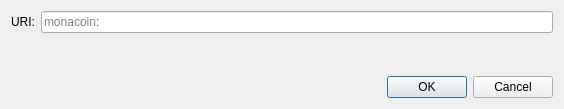
<?xml version="1.0" encoding="UTF-8"?>
<ui version="4.0">
 <class>OpenURIDialog</class>
 <widget class="QDialog" name="OpenURIDialog">
  <property name="geometry">
   <rect>
    <x>0</x>
    <y>0</y>
    <width>564</width>
    <height>109</height>
   </rect>
  </property>
  <property name="windowTitle">
   <string>Open monacoin URI</string>
  </property>
  <layout class="QVBoxLayout" name="verticalLayout">
   <item>
    <layout class="QHBoxLayout" name="horizontalLayout">
     <item>
      <widget class="QLabel" name="label">
       <property name="text">
        <string>URI:</string>
       </property>
      </widget>
     </item>
     <item>
      <widget class="QValidatedLineEdit" name="uriEdit">
       <property name="placeholderText">
        <string notr="true">monacoin:</string>
       </property>
      </widget>
     </item>
    </layout>
   </item>
   <item>
    <spacer name="verticalSpacer">
     <property name="orientation">
      <enum>Qt::Vertical</enum>
     </property>
     <property name="sizeHint" stdset="0">
      <size>
       <width>20</width>
       <height>40</height>
      </size>
     </property>
    </spacer>
   </item>
   <item>
    <widget class="QDialogButtonBox" name="buttonBox">
     <property name="orientation">
      <enum>Qt::Horizontal</enum>
     </property>
     <property name="standardButtons">
      <set>QDialogButtonBox::Cancel|QDialogButtonBox::Ok</set>
     </property>
    </widget>
   </item>
  </layout>
 </widget>
 <customwidgets>
  <customwidget>
   <class>QValidatedLineEdit</class>
   <extends>QLineEdit</extends>
   <header>qt/qvalidatedlineedit.h</header>
  </customwidget>
 </customwidgets>
 <resources/>
 <connections>
  <connection>
   <sender>buttonBox</sender>
   <signal>accepted()</signal>
   <receiver>OpenURIDialog</receiver>
   <slot>accept()</slot>
   <hints>
    <hint type="sourcelabel">
     <x>248</x>
     <y>254</y>
    </hint>
    <hint type="destinationlabel">
     <x>157</x>
     <y>274</y>
    </hint>
   </hints>
  </connection>
  <connection>
   <sender>buttonBox</sender>
   <signal>rejected()</signal>
   <receiver>OpenURIDialog</receiver>
   <slot>reject()</slot>
   <hints>
    <hint type="sourcelabel">
     <x>316</x>
     <y>260</y>
    </hint>
    <hint type="destinationlabel">
     <x>286</x>
     <y>274</y>
    </hint>
   </hints>
  </connection>
 </connections>
</ui>
